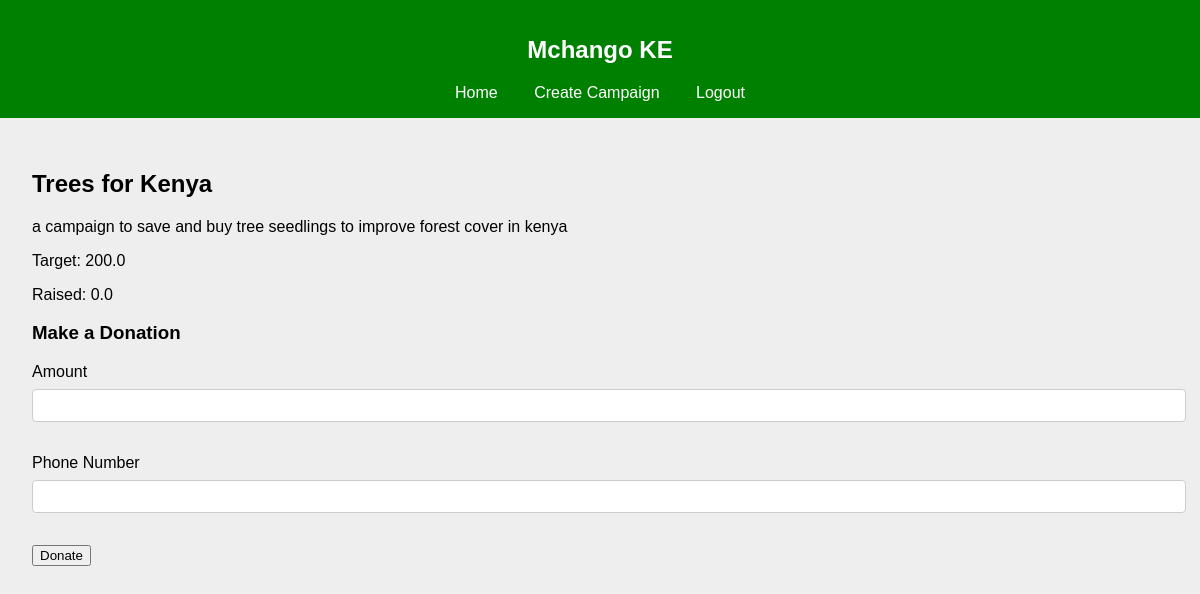
Screenshot of /campaign/2 (signed in) with the database file from the repository.
### c2b.py (models this page shows)
class Campaign(db.Model):
    id = db.Column(db.Integer, primary_key=True)
    title = db.Column(db.String(100), nullable=False)
    description = db.Column(db.Text, nullable=False)
    target_amount = db.Column(db.Float, nullable=False)
    current_amount = db.Column(db.Float, default=0.0)
    user_id = db.Column(db.Integer, db.ForeignKey('user.id'), nullable=False)

### c2b.py (the view)
@app.route('/campaign/<int:campaign_id>', methods=['GET', 'POST'])
def campaign_detail(campaign_id):
    campaign = Campaign.query.get_or_404(campaign_id)
    if request.method == 'POST':
        request_json = request.form.to_dict()
        request_json['AccountReference'] = f"Campaign-{campaign_id}"
        request_json['TransactionDesc'] = f"Donation to {campaign.title}"
        return lipa_na_mpesa_online(request_json)
    return render_template('campaign_detail.html', campaign=campaign)

### c2b.py (called while the page is built)
@login_manager.user_loader
def load_user(user_id):
    return User.query.get(int(user_id))

### templates/campaign_detail.html (shortened to what this page needs)
{% extends "layout.html" %}
{% block content %}
    <h2>{{ campaign.title }}</h2>
    <p>{{ campaign.description }}</p>
    <p>Target: {{ campaign.target_amount }}</p>
    <p>Raised: {{ campaign.current_amount }}</p>
    <h3>Make a Donation</h3>
    <form id="donationForm" method="POST" action="{{ url_for('lipa_na_mpesa_online') }}">
        <div class="form-group">
            <label for="amount">Amount</label>
            <input type="number" id="amount" name="Amount" required>
        </div>
        <div class="form-group">
            <label for="phone_number">Phone Number</label>
            <input type="tel" id="phone_number" name="PhoneNumber" required>
        </div>
        <button type="button" onclick="submitForm()">Donate</button>
    </form>
{% endblock %}

### static/style.css (style rules this page uses)
body { font-family: Arial, sans-serif; margin: 0; padding: 0; background-color: #eeeeee; }
.form-group { margin-bottom: 1rem; }
.form-group label { display: block; margin-bottom: 0.5rem; }
.form-group input, .form-group textarea { width: 100%; padding: 0.5rem; margin-bottom: 1rem; border: 1px solid #ccc; border-radius: 4px; }

### rows the page displays
Campaign: title "Trees for Kenya", description "a campaign to save and buy tree seedlings to improve forest cover in kenya", target_amount "200.0", current_amount "0.0"
